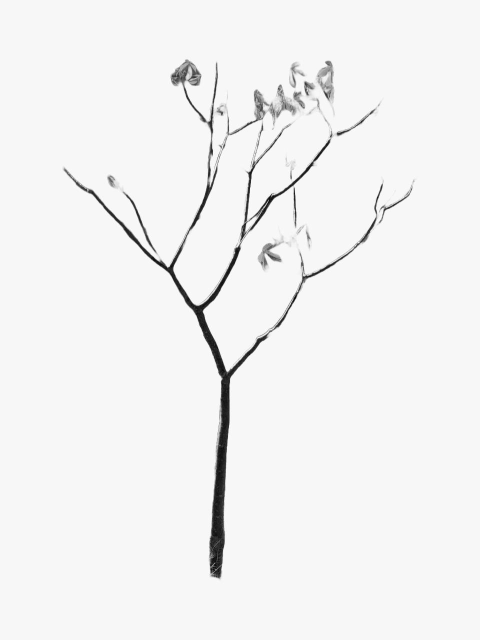
#> input picture basemodelado_bw.jpeg, 960 x 1280 px (shown at 1/2 size)
$ jupyter execute --allow-errors Tree.ipynb
#> lines starting #> are read from the running program, lines starting #| are printed output that depends on the picture
[cell 1]
from PIL import Image
import numpy as np
import matplotlib.pyplot as plt
import os, sys
from math import *
import trimesh
from mpl_toolkits.mplot3d import Axes3D

[cell 2]
from treesim import * # este es el archivo con el modelo

#> (a cell that did not finish here is left out)

[cell 4]
np.random.seed(42)

#> (a cell that did not finish here is left out)

#> (a cell that did not finish here is left out)

#> (a cell that did not finish here is left out)

[cell 8]
from PIL import Image
import numpy as np

image_path = 'basemodelado_bw.jpeg'
image = Image.open(image_path).convert('L')
#> image is the input picture: PIL image 960x1280 L; min 0, max 255, mean 242
image_array = np.array(image)


threshold = 100
target_points = np.column_stack(np.where(image_array < threshold))
#> target_points = 21191 pairs, first value 127 to 1155, second value 130 to 823
target_points = np.hstack((target_points, np.zeros((target_points.shape[0], 1))))

print("Total puntos objetivo:", target_points.shape[0])
#| Total puntos objetivo: 21191

[cell 9]
matriz2d = target_points[:,:2]
#> matriz2d has the same summary as target_points

[cell 10]
def rotate_points_90_degrees(matrix):
    # Matriz de rotación para 90 grados en sentido antihorario
    theta = np.radians(270)  # Ángulo en radianes
    rotation_matrix = np.array([
        [np.cos(theta), -np.sin(theta)],
        [np.sin(theta),  np.cos(theta)]
    ])

    # Transponer la matriz para que cada punto sea una columna
    matrix_transposed = matrix.T
    # Rotar los puntos
    rotated_matrix = np.dot(rotation_matrix, matrix_transposed)
    # Transponer de regreso para devolverla al formato original (21191, 2)
    return rotated_matrix.T

# Aplicar la rotación a la matriz proporcionada
rotated_matriz2d = rotate_points_90_degrees(matriz2d)
#> rotated_matriz2d = 21191 pairs, first value 130 to 823, second value -1155 to -127

[cell 11]
x = rotated_matriz2d[:,0]
y = rotated_matriz2d[:,1]

plt.scatter(x,y, s=1)
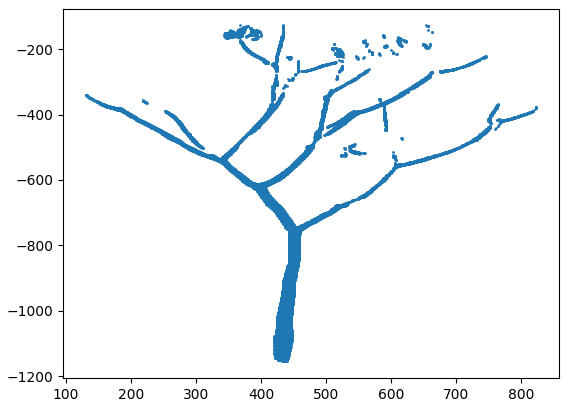
#> figure drawn by matplotlib, 1 panel
